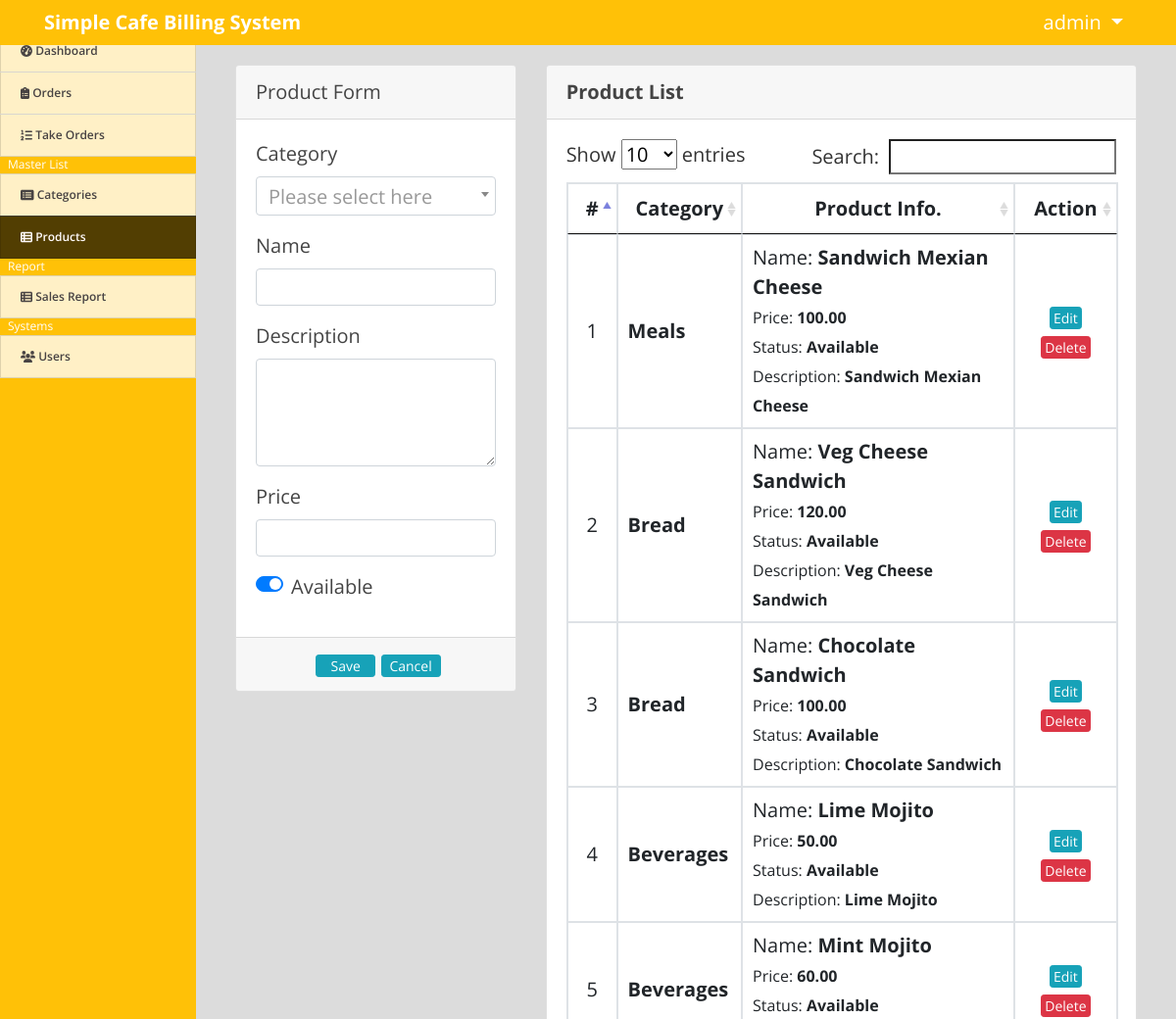
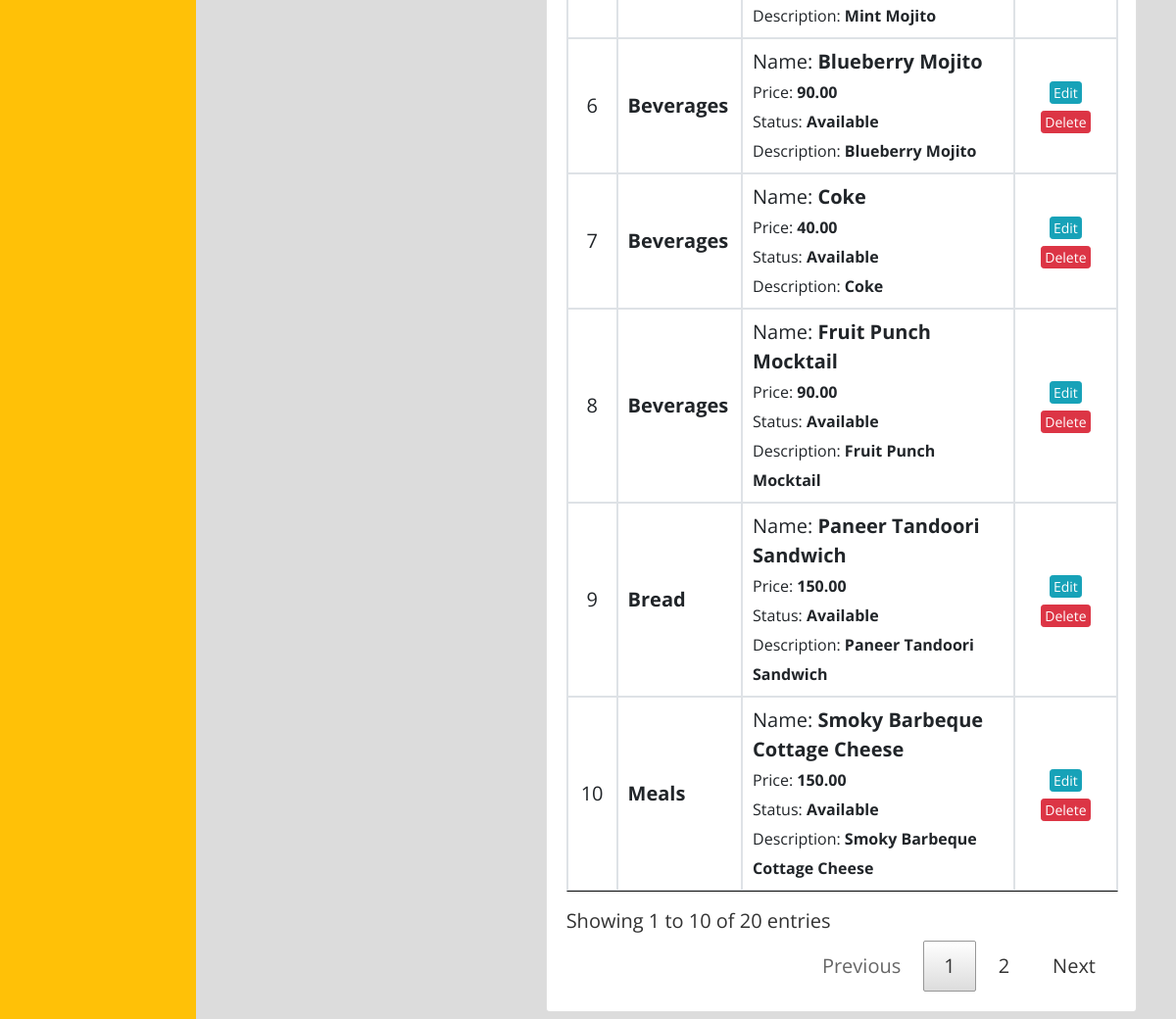
Screenshot of /index.php?page=products (signed in) with the database file from the repository (2 pictures, top to bottom).
### tables this page shows
CREATE TABLE `products` (
  `id` int(30) NOT NULL,
  `category_id` int(30) NOT NULL,
  `name` varchar(200) NOT NULL,
  `description` text NOT NULL,
  `price` float NOT NULL,
  `status` tinyint(1) NOT NULL DEFAULT 1 COMMENT '0=Unavailable,1=Available'
);

### products.php (the view, shortened to what this page needs)
<?php include('db_connect.php');?>
<div class="container-fluid">
	<div class="col-lg-12">
		<div class="row">
			<div class="col-md-4">
			<form action="" id="manage-product">
				<div class="card">
					<div class="card-header">
						   Product Form
				  	</div>
					<div class="card-body">
							<div class="form-group">
								<label class="control-label">Category</label>
									<?php
									$qry = $conn->query("SELECT * FROM categories order by name asc");
									while($row=$qry->fetch_assoc()):
										$cname[$row['id']] = ucwords($row['name']);
									?>
								<?php endwhile; ?>
							</div>
							<div class="form-group">
								<label class="control-label">Name</label>
								<input type="text" class="form-control" name="name">
							</div>
							<div class="form-group">
								<label class="control-label">Description</label>
								<textarea name="description" id="description" cols="30" rows="4" class="form-control"></textarea>
							</div>
							<div class="form-group">
								<label class="control-label">Price</label>
								<input type="number" class="form-control text-right" name="price">
							</div>
							<div class="form-group">
								<div class="custom-control custom-switch">
								  <label class="custom-control-label" for="status">Available</label>
								</div>
							</div>
					</div>
					<div class="card-footer">
						<div class="row">
							<div class="col-md-12">
								<button class="btn btn-sm btn-info col-sm-3 offset-md-3"> Save</button>
								<button class="btn btn-sm btn-info col-sm-3" type="button" onclick="$('#manage-product').get(0).reset()"> Cancel</button>
							</div>
						</div>
					</div>
				</div>
			</form>
			</div>
			<div class="col-md-8">
				<div class="card">
					<div class="card-header">
						<b>Product List</b>
					</div>
					<div class="card-body">
						<table class="table table-bordered table-hover">
							<thead>
								<tr>
									<th class="text-center">#</th>
									<th class="text-center">Category</th>
									<th class="text-center">Product Info.</th>
									<th class="text-center">Action</th>
								</tr>
							</thead>
							<tbody>
								<?php
								$i = 1;
								$product = $conn->query("SELECT * FROM products order by id asc");
								while($row=$product->fetch_assoc()):
								?>
								<tr>
									<td class="text-center"><?php echo $i++ ?></td>
									<td class="">
										<p><b><?php echo $cname[$row['category_id']] ?></b></p>
									</td>
									<td class="">
										<p>Name: <b><?php echo $row['name'] ?></b></p>
										<p><small>Price: <b><?php echo number_format($row['price'],2) ?></b></small></p>
										<p><small>Status: <b><?php echo $row['status'] == 1 ? " Available" : "Unavailable" ?></b></small></p>
										<p><small>Description: <b><?php echo $row['description'] ?></b></small></p>
									</td>
									<td class="text-center">
										<button class="btn btn-sm btn-info edit_product" type="button" data-id="<?php echo $row['id'] ?>" data-description="<?php echo $row['description'] ?>" data-name="<?php echo $row['name'] ?>"  data-price="<?php echo $row['price'] ?>"  data-status="<?php echo $row['status'] ?>" data-category_id="<?php echo $row['category_id'] ?>">Edit</button>
										<button class="btn btn-sm btn-danger delete_product" type="button" data-id="<?php echo $row['id'] ?>">Delete</button>
									</td>
								</tr>
								<?php endwhile; ?>
							</tbody>
						</table>
					</div>
				</div>
			</div>
		</div>
	</div>
</div>

### index.php (shortened to what this page needs)
<!DOCTYPE html>
<html lang="en">
<head>
<?php
 include('./header.php');
 ?>
</head>
<body>
	<?php include 'topbar.php' ?>
	<?php include 'navbar.php' ?>
  <main id="view-panel" >
      <?php $page = isset($_GET['page']) ? $_GET['page'] :'home'; ?>
  	<?php include $page.'.php' ?>
  </main>
</body>
</html>

### header.php (shortened to what this page needs)
  <link rel="stylesheet" href="assets/font-awesome/css/all.min.css">
<link href="assets/vendor/bootstrap/css/bootstrap.min.css" rel="stylesheet">
<link href="assets/vendor/icofont/icofont.min.css" rel="stylesheet">
<link href="assets/vendor/boxicons/css/boxicons.min.css" rel="stylesheet">
<link href="assets/vendor/venobox/venobox.css" rel="stylesheet">
<link href="assets/vendor/animate.css/animate.min.css" rel="stylesheet">
<link href="assets/vendor/remixicon/remixicon.css" rel="stylesheet">
<link href="assets/vendor/owl.carousel/assets/owl.carousel.min.css" rel="stylesheet">
<link href="assets/vendor/bootstrap-datepicker/css/bootstrap-datepicker.min.css" rel="stylesheet">
<link href="assets/DataTables/datatables.min.css" rel="stylesheet">
<link href="assets/css/jquery.datetimepicker.min.css" rel="stylesheet">
<link href="assets/css/select2.min.css" rel="stylesheet">
<link href="assets/css/style.css" rel="stylesheet">
<link type="text/css" rel="stylesheet" href="assets/css/jquery-te-1.4.0.css">

### topbar.php (shortened to what this page needs)
<nav class="navbar navbar-light fixed-top bg-warning" style="padding:0">
  <div class="container-fluid mt-2 mb-2">
  	<div class="col-lg-12">
      <div class="col-md-4 float-left text-white">
        <large><b><?php echo isset($_SESSION['system']['name']) ? $_SESSION['system']['name'] : '' ?></b></large>
      </div>
	  	<div class="float-right">
        <div class=" dropdown mr-4">
            <a href="#" class="text-white dropdown-toggle"  id="account_settings" data-toggle="dropdown" aria-haspopup="true" aria-expanded="false"><?php echo $_SESSION['login_name'] ?> </a>
        </div>
      </div>
  </div>
</nav>

### navbar.php (shortened to what this page needs)
<nav id="sidebar" class='mx-lt-5 bg-warning' >
		<div class="sidebar-list">
				<a href="index.php?page=home" class="nav-item nav-home"><span class='icon-field'><i class="fa fa-tachometer-alt "></i></span> Dashboard</a>
				<a href="index.php?page=orders" class="nav-item nav-orders"><span class='icon-field'><i class="fa fa-clipboard-list "></i></span> Orders</a>
				<a href="billing/index.php" class="nav-item nav-takeorders"><span class='icon-field'><i class="fa fa-list-ol "></i></span> Take Orders</a>
				<?php if($_SESSION['login_type'] == 1): ?>
				<div class="mx-2 text-white">Master List</div>
				<a href="index.php?page=categories" class="nav-item nav-categories"><span class='icon-field'><i class="fa fa-list-alt "></i></span> Categories</a>
				<a href="index.php?page=products" class="nav-item nav-products"><span class='icon-field'><i class="fa fa-th-list "></i></span> Products</a>
				<?php endif; ?>
				<div class="mx-2 text-white">Report</div>
				<a href="index.php?page=sales_report" class="nav-item nav-sales_report"><span class='icon-field'><i class="fa fa-th-list"></i></span> Sales Report</a>
				<?php if($_SESSION['login_type'] == 1): ?>
				<div class="mx-2 text-white">Systems</div>
				<a href="index.php?page=users" class="nav-item nav-users"><span class='icon-field'><i class="fa fa-users "></i></span> Users</a>
			<?php endif; ?>
		</div>
</nav>

### assets/css/style.css (style rules this page uses)
body { font-family: "Open Sans", sans-serif; color: #444444; width: 100%; height: calc(100%); font-size: 20px; }
a { color: #1977cc; }
nav#sidebar { height: calc(100%); position: fixed; z-index: 99; left: 0; width: 200px; font-size: 12px; top: 2.5em; }
a.nav-item { position: relative; display: block; padding: .75rem 1.25rem; margin-bottom: -1px; border: 1px solid rgba(0,0,0,.125); background-color: #ffffffc4; color: #484343; font-weight: 600; }
a.nav-item:hover, .nav-item.active { background-color: #000000ad; color: #fffafa; }
main#view-panel { margin-left: 200px; width:calc(100% - 200px); margin-top: 2.8em; padding: .5em }
.btn-sm { padding: .0001rem .2rem; }

### index.php (style rules this page uses)
body { background: #80808045; }

### products.php (style rules this page uses)
td { vertical-align: middle !important; }
td p { margin:unset; }
.custom-switch { cursor: pointer; }
.custom-switch * { cursor: pointer; }

### rows the page displays
products: category "Meals", name "Sandwich Mexian Cheese", price "100.00", status "Available", description "Sandwich Mexian Cheese"
products: category "Bread", name "Veg Cheese Sandwich", price "120.00", status "Available", description "Veg Cheese Sandwich"
products: category "Bread", name "Chocolate Sandwich", price "100.00", status "Available", description "Chocolate Sandwich"
products: category "Beverages", name "Lime Mojito", price "50.00", status "Available", description "Lime Mojito"
products: category "Beverages", name "Mint Mojito", price "60.00", status "Available", description "Mint Mojito"
products: category "Beverages", name "Blueberry Mojito", price "90.00", status "Available", description "Blueberry Mojito"
products: category "Beverages", name "Coke", price "40.00", status "Available", description "Coke"
products: category "Beverages", name "Fruit Punch Mocktail", price "90.00", status "Available", description "Fruit Punch Mocktail"
products: category "Bread", name "Paneer Tandoori Sandwich", price "150.00", status "Available", description "Paneer Tandoori Sandwich"
products: category "Meals", name "Smoky Barbeque Cottage Cheese", price "150.00", status "Available", description "Smoky Barbeque Cottage Cheese"

### other values shown
$_SESSION['system']['name'] "Simple Cafe Billing System"
$_SESSION['login_name'] "admin"
